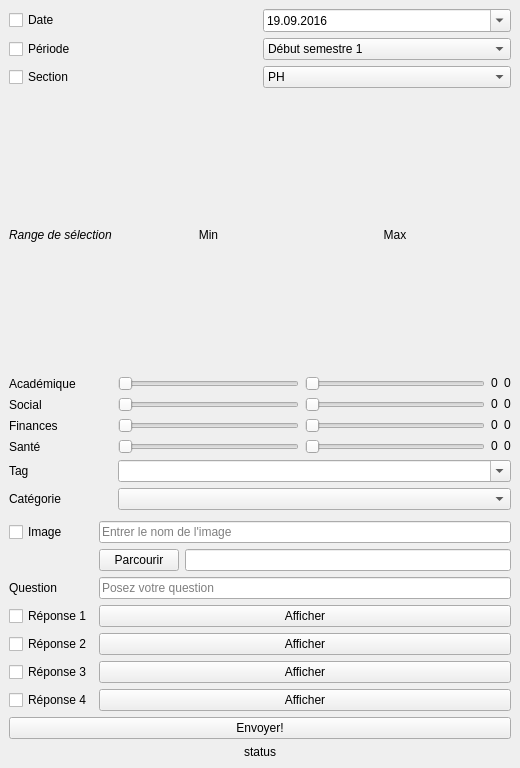
<?xml version="1.0" encoding="UTF-8"?>
<ui version="4.0">
 <class>MainWindow</class>
 <widget class="QMainWindow" name="MainWindow">
  <property name="geometry">
   <rect>
    <x>0</x>
    <y>0</y>
    <width>520</width>
    <height>768</height>
   </rect>
  </property>
  <property name="windowTitle">
   <string>MainWindow</string>
  </property>
  <widget class="QWidget" name="centralwidget">
   <property name="sizePolicy">
    <sizepolicy hsizetype="Preferred" vsizetype="Preferred">
     <horstretch>0</horstretch>
     <verstretch>0</verstretch>
    </sizepolicy>
   </property>
   <layout class="QVBoxLayout" name="verticalLayout">
    <item>
     <layout class="QGridLayout" name="gridLayout">
      <item row="0" column="0">
       <widget class="QCheckBox" name="date_checkBox">
        <property name="text">
         <string>Date</string>
        </property>
        <property name="checked">
         <bool>false</bool>
        </property>
       </widget>
      </item>
      <item row="1" column="0">
       <widget class="QCheckBox" name="period_checkBox">
        <property name="text">
         <string>Période</string>
        </property>
       </widget>
      </item>
      <item row="1" column="1">
       <widget class="QComboBox" name="period_comboBox">
        <item>
         <property name="text">
          <string>Début semestre 1</string>
         </property>
        </item>
        <item>
         <property name="text">
          <string>Milieu semestre 1</string>
         </property>
        </item>
        <item>
         <property name="text">
          <string>Fin semestre 1</string>
         </property>
        </item>
        <item>
         <property name="text">
          <string>Révisions 1</string>
         </property>
        </item>
        <item>
         <property name="text">
          <string>Examens 1</string>
         </property>
        </item>
        <item>
         <property name="text">
          <string>Vacances</string>
         </property>
        </item>
        <item>
         <property name="text">
          <string>Début semestre 2</string>
         </property>
        </item>
        <item>
         <property name="text">
          <string>Milieu semestre 2</string>
         </property>
        </item>
        <item>
         <property name="text">
          <string>Fin semestre 2</string>
         </property>
        </item>
        <item>
         <property name="text">
          <string>Révisions 2</string>
         </property>
        </item>
        <item>
         <property name="text">
          <string>Examens 2</string>
         </property>
        </item>
       </widget>
      </item>
      <item row="0" column="1">
       <widget class="QDateEdit" name="dateEdit">
        <property name="dateTime">
         <datetime>
          <hour>0</hour>
          <minute>0</minute>
          <second>0</second>
          <year>2016</year>
          <month>9</month>
          <day>19</day>
         </datetime>
        </property>
        <property name="date">
         <date>
          <year>2016</year>
          <month>9</month>
          <day>19</day>
         </date>
        </property>
        <property name="time">
         <time>
          <hour>0</hour>
          <minute>0</minute>
          <second>0</second>
         </time>
        </property>
        <property name="maximumDateTime">
         <datetime>
          <hour>23</hour>
          <minute>59</minute>
          <second>59</second>
          <year>7917</year>
          <month>6</month>
          <day>30</day>
         </datetime>
        </property>
        <property name="maximumDate">
         <date>
          <year>7917</year>
          <month>6</month>
          <day>30</day>
         </date>
        </property>
        <property name="minimumDate">
         <date>
          <year>2016</year>
          <month>9</month>
          <day>19</day>
         </date>
        </property>
        <property name="displayFormat">
         <string>dd.MM.yyyy</string>
        </property>
        <property name="calendarPopup">
         <bool>true</bool>
        </property>
       </widget>
      </item>
      <item row="2" column="0">
       <widget class="QCheckBox" name="section_checkBox">
        <property name="text">
         <string>Section</string>
        </property>
       </widget>
      </item>
      <item row="2" column="1">
       <widget class="QComboBox" name="section_comboBox">
        <item>
         <property name="text">
          <string>PH</string>
         </property>
        </item>
        <item>
         <property name="text">
          <string>MA</string>
         </property>
        </item>
        <item>
         <property name="text">
          <string>SCGC</string>
         </property>
        </item>
        <item>
         <property name="text">
          <string>GM</string>
         </property>
        </item>
        <item>
         <property name="text">
          <string>MT</string>
         </property>
        </item>
        <item>
         <property name="text">
          <string>EL</string>
         </property>
        </item>
        <item>
         <property name="text">
          <string>MX</string>
         </property>
        </item>
        <item>
         <property name="text">
          <string>IN</string>
         </property>
        </item>
        <item>
         <property name="text">
          <string>SC</string>
         </property>
        </item>
        <item>
         <property name="text">
          <string>GC</string>
         </property>
        </item>
        <item>
         <property name="text">
          <string>SIE</string>
         </property>
        </item>
        <item>
         <property name="text">
          <string>AR</string>
         </property>
        </item>
        <item>
         <property name="text">
          <string>SV</string>
         </property>
        </item>
       </widget>
      </item>
     </layout>
    </item>
    <item>
     <layout class="QGridLayout" name="gridLayout_2">
      <property name="topMargin">
       <number>5</number>
      </property>
      <property name="bottomMargin">
       <number>5</number>
      </property>
      <item row="3" column="1">
       <widget class="QSlider" name="financesMinSlider">
        <property name="orientation">
         <enum>Qt::Horizontal</enum>
        </property>
       </widget>
      </item>
      <item row="2" column="0">
       <widget class="QLabel" name="label_3">
        <property name="text">
         <string>Social</string>
        </property>
       </widget>
      </item>
      <item row="0" column="0">
       <widget class="QLabel" name="label_6">
        <property name="font">
         <font>
          <italic>true</italic>
         </font>
        </property>
        <property name="text">
         <string>Range de sélection</string>
        </property>
       </widget>
      </item>
      <item row="0" column="1">
       <widget class="QLabel" name="label_7">
        <property name="text">
         <string>Min</string>
        </property>
        <property name="alignment">
         <set>Qt::AlignCenter</set>
        </property>
       </widget>
      </item>
      <item row="4" column="1">
       <widget class="QSlider" name="healthMinSlider">
        <property name="orientation">
         <enum>Qt::Horizontal</enum>
        </property>
       </widget>
      </item>
      <item row="5" column="1" colspan="4">
       <widget class="QComboBox" name="tag_comboBox">
        <property name="editable">
         <bool>true</bool>
        </property>
       </widget>
      </item>
      <item row="1" column="2">
       <widget class="QSlider" name="academicsMaxSlider">
        <property name="orientation">
         <enum>Qt::Horizontal</enum>
        </property>
       </widget>
      </item>
      <item row="3" column="2">
       <widget class="QSlider" name="financesMaxSlider">
        <property name="orientation">
         <enum>Qt::Horizontal</enum>
        </property>
       </widget>
      </item>
      <item row="5" column="0">
       <widget class="QLabel" name="label_9">
        <property name="text">
         <string>Tag</string>
        </property>
       </widget>
      </item>
      <item row="2" column="2">
       <widget class="QSlider" name="socialMaxSlider">
        <property name="orientation">
         <enum>Qt::Horizontal</enum>
        </property>
       </widget>
      </item>
      <item row="4" column="4">
       <widget class="QLabel" name="healthMax">
        <property name="sizePolicy">
         <sizepolicy hsizetype="Fixed" vsizetype="Fixed">
          <horstretch>0</horstretch>
          <verstretch>0</verstretch>
         </sizepolicy>
        </property>
        <property name="text">
         <string>0</string>
        </property>
        <property name="alignment">
         <set>Qt::AlignCenter</set>
        </property>
       </widget>
      </item>
      <item row="1" column="3">
       <widget class="QLabel" name="acadMin">
        <property name="sizePolicy">
         <sizepolicy hsizetype="Fixed" vsizetype="Fixed">
          <horstretch>0</horstretch>
          <verstretch>0</verstretch>
         </sizepolicy>
        </property>
        <property name="text">
         <string>0</string>
        </property>
        <property name="alignment">
         <set>Qt::AlignCenter</set>
        </property>
       </widget>
      </item>
      <item row="4" column="2">
       <widget class="QSlider" name="healthMaxSlider">
        <property name="orientation">
         <enum>Qt::Horizontal</enum>
        </property>
       </widget>
      </item>
      <item row="1" column="4">
       <widget class="QLabel" name="acadMax">
        <property name="sizePolicy">
         <sizepolicy hsizetype="Fixed" vsizetype="Fixed">
          <horstretch>0</horstretch>
          <verstretch>0</verstretch>
         </sizepolicy>
        </property>
        <property name="text">
         <string>0</string>
        </property>
        <property name="alignment">
         <set>Qt::AlignCenter</set>
        </property>
       </widget>
      </item>
      <item row="1" column="0">
       <widget class="QLabel" name="label">
        <property name="text">
         <string>Académique</string>
        </property>
       </widget>
      </item>
      <item row="4" column="0">
       <widget class="QLabel" name="label_5">
        <property name="text">
         <string>Santé</string>
        </property>
       </widget>
      </item>
      <item row="3" column="4">
       <widget class="QLabel" name="finMax">
        <property name="sizePolicy">
         <sizepolicy hsizetype="Fixed" vsizetype="Fixed">
          <horstretch>0</horstretch>
          <verstretch>0</verstretch>
         </sizepolicy>
        </property>
        <property name="text">
         <string>0</string>
        </property>
        <property name="alignment">
         <set>Qt::AlignCenter</set>
        </property>
       </widget>
      </item>
      <item row="2" column="4">
       <widget class="QLabel" name="socialMax">
        <property name="sizePolicy">
         <sizepolicy hsizetype="Fixed" vsizetype="Fixed">
          <horstretch>0</horstretch>
          <verstretch>0</verstretch>
         </sizepolicy>
        </property>
        <property name="text">
         <string>0</string>
        </property>
        <property name="alignment">
         <set>Qt::AlignCenter</set>
        </property>
       </widget>
      </item>
      <item row="4" column="3">
       <widget class="QLabel" name="healthMin">
        <property name="sizePolicy">
         <sizepolicy hsizetype="Fixed" vsizetype="Fixed">
          <horstretch>0</horstretch>
          <verstretch>0</verstretch>
         </sizepolicy>
        </property>
        <property name="text">
         <string>0</string>
        </property>
        <property name="alignment">
         <set>Qt::AlignCenter</set>
        </property>
       </widget>
      </item>
      <item row="2" column="1">
       <widget class="QSlider" name="socialMinSlider">
        <property name="orientation">
         <enum>Qt::Horizontal</enum>
        </property>
       </widget>
      </item>
      <item row="0" column="2">
       <widget class="QLabel" name="label_8">
        <property name="text">
         <string>Max</string>
        </property>
        <property name="alignment">
         <set>Qt::AlignCenter</set>
        </property>
       </widget>
      </item>
      <item row="3" column="0">
       <widget class="QLabel" name="label_4">
        <property name="text">
         <string>Finances</string>
        </property>
       </widget>
      </item>
      <item row="3" column="3">
       <widget class="QLabel" name="finMin">
        <property name="sizePolicy">
         <sizepolicy hsizetype="Fixed" vsizetype="Fixed">
          <horstretch>0</horstretch>
          <verstretch>0</verstretch>
         </sizepolicy>
        </property>
        <property name="text">
         <string>0</string>
        </property>
        <property name="alignment">
         <set>Qt::AlignCenter</set>
        </property>
       </widget>
      </item>
      <item row="6" column="1" colspan="4">
       <widget class="QComboBox" name="cat_comboBox"/>
      </item>
      <item row="6" column="0">
       <widget class="QLabel" name="label_10">
        <property name="text">
         <string>Catégorie</string>
        </property>
       </widget>
      </item>
      <item row="2" column="3">
       <widget class="QLabel" name="socialMin">
        <property name="sizePolicy">
         <sizepolicy hsizetype="Fixed" vsizetype="Fixed">
          <horstretch>0</horstretch>
          <verstretch>0</verstretch>
         </sizepolicy>
        </property>
        <property name="text">
         <string>0</string>
        </property>
        <property name="alignment">
         <set>Qt::AlignCenter</set>
        </property>
       </widget>
      </item>
      <item row="1" column="1">
       <widget class="QSlider" name="academicsMinSlider">
        <property name="orientation">
         <enum>Qt::Horizontal</enum>
        </property>
       </widget>
      </item>
     </layout>
    </item>
    <item>
     <layout class="QGridLayout" name="gridLayout_3">
      <item row="1" column="2">
       <widget class="QLineEdit" name="lineEdit"/>
      </item>
      <item row="4" column="1" colspan="2">
       <widget class="QPushButton" name="show2_button">
        <property name="text">
         <string>Afficher</string>
        </property>
       </widget>
      </item>
      <item row="2" column="1" colspan="2">
       <widget class="QLineEdit" name="question_lineEdit">
        <property name="placeholderText">
         <string>Posez votre question</string>
        </property>
       </widget>
      </item>
      <item row="6" column="1" colspan="2">
       <widget class="QPushButton" name="show4_button">
        <property name="text">
         <string>Afficher</string>
        </property>
       </widget>
      </item>
      <item row="4" column="0">
       <widget class="QCheckBox" name="answer2_checkBox">
        <property name="text">
         <string>Réponse 2</string>
        </property>
       </widget>
      </item>
      <item row="5" column="0">
       <widget class="QCheckBox" name="answer3_checkBox">
        <property name="text">
         <string>Réponse 3</string>
        </property>
       </widget>
      </item>
      <item row="5" column="1" colspan="2">
       <widget class="QPushButton" name="show3_button">
        <property name="text">
         <string>Afficher</string>
        </property>
       </widget>
      </item>
      <item row="6" column="0">
       <widget class="QCheckBox" name="answer4_checkBox">
        <property name="text">
         <string>Réponse 4</string>
        </property>
       </widget>
      </item>
      <item row="3" column="0">
       <widget class="QCheckBox" name="answer1_checkBox">
        <property name="text">
         <string>Réponse 1</string>
        </property>
       </widget>
      </item>
      <item row="3" column="1" colspan="2">
       <widget class="QPushButton" name="show1_button">
        <property name="text">
         <string>Afficher</string>
        </property>
       </widget>
      </item>
      <item row="1" column="1">
       <widget class="QPushButton" name="browseButton">
        <property name="text">
         <string>Parcourir</string>
        </property>
       </widget>
      </item>
      <item row="0" column="1" colspan="2">
       <widget class="QLineEdit" name="imageName_lineEdit">
        <property name="placeholderText">
         <string>Entrer le nom de l'image</string>
        </property>
       </widget>
      </item>
      <item row="2" column="0">
       <widget class="QLabel" name="label_2">
        <property name="text">
         <string>Question</string>
        </property>
       </widget>
      </item>
      <item row="0" column="0">
       <widget class="QCheckBox" name="imageName_checkBox">
        <property name="text">
         <string>Image</string>
        </property>
       </widget>
      </item>
     </layout>
    </item>
    <item>
     <layout class="QVBoxLayout" name="verticalLayout_2">
      <item>
       <widget class="QPushButton" name="send_button">
        <property name="sizePolicy">
         <sizepolicy hsizetype="Minimum" vsizetype="Maximum">
          <horstretch>0</horstretch>
          <verstretch>0</verstretch>
         </sizepolicy>
        </property>
        <property name="text">
         <string>Envoyer!</string>
        </property>
       </widget>
      </item>
      <item>
       <widget class="QLabel" name="statusLabel">
        <property name="sizePolicy">
         <sizepolicy hsizetype="Preferred" vsizetype="Maximum">
          <horstretch>0</horstretch>
          <verstretch>0</verstretch>
         </sizepolicy>
        </property>
        <property name="text">
         <string>status</string>
        </property>
        <property name="textFormat">
         <enum>Qt::PlainText</enum>
        </property>
        <property name="scaledContents">
         <bool>false</bool>
        </property>
        <property name="alignment">
         <set>Qt::AlignCenter</set>
        </property>
       </widget>
      </item>
     </layout>
    </item>
   </layout>
   <zorder>gridLayoutWidget</zorder>
   <zorder>gridLayoutWidget_2</zorder>
   <zorder>verticalLayoutWidget_2</zorder>
   <zorder>gridLayoutWidget_3</zorder>
   <zorder>send_button</zorder>
  </widget>
 </widget>
 <resources/>
 <connections/>
</ui>
